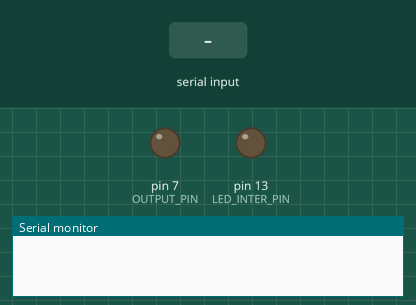
Bench run of a sketch on a simulated Arduino Uno, built with avr-gcc and run on an emulated ATmega328P. On the bench: output pins drawn as LEDs (lit = HIGH), the last lines printed to the serial monitor. Dashed ring = blinking. The test bench sets the inputs (shaded band).

Above: at 1.2 s.
1.3 s: "S" received over Serial
At 1.55 s:
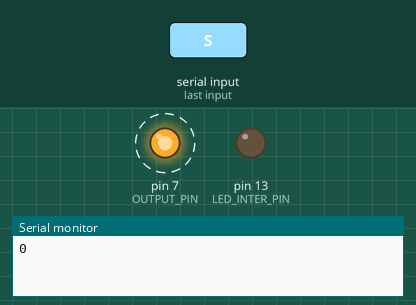
At 2.2 s:
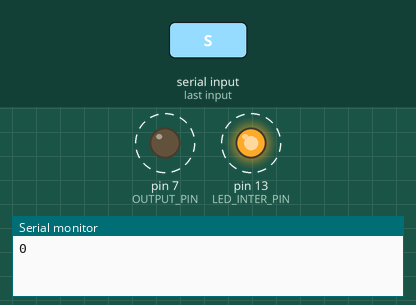
4.3 s: "E" received over Serial
At 5.6 s:
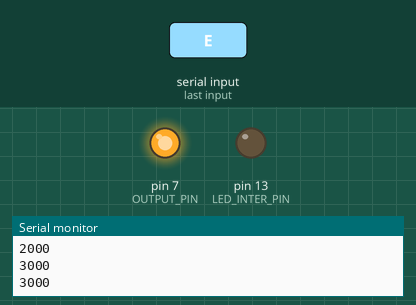
Timing chart, 0 to 7.3 s (numbered marks = the images above; inputs shaded):
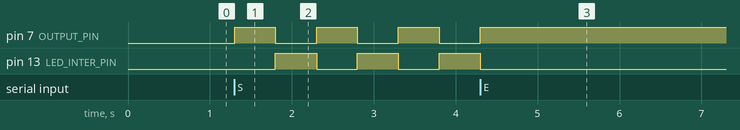

The sketch:

arduino_sync_with_RPi_v2.ino
```cpp
const int LED_INTER_PIN = 13; // LED indicator
const int OUTPUT_PIN = 7;  // output pin to NP DAQ
byte PREVIOUS_BUTTON_STATE = LOW;
const int PING_TIME = 499;  // length of square pulse, in ms

boolean experimentRunning = false;  // running check
boolean pingON = false;
unsigned long startMillis = 0;
unsigned long prevPingMillis = 0;


void setup() {
  pinMode(LED_INTER_PIN, OUTPUT);  // onboard LED, on in between pings
  pinMode(OUTPUT_PIN, OUTPUT);  // output to NP DAQ
  Serial.begin(9600); // Communicate with Raspberry Pi
}

void loop() {   // primarily time-keeping and serial communication here
  unsigned long currentMillis = millis();
  if (!experimentRunning && Serial.available() > 0) {   // start signal received
    char command = Serial.read();
    if (command == 'S') {   // 'S' for Start
      experimentRunning = true;
      startMillis = millis();   // Zero time reference
    }
  } else if (experimentRunning && Serial.available() > 0) {  // end signal received
    char command = Serial.read();
    if (command == 'E') {   // 'E' for End
      Serial.println(currentMillis - startMillis);  // output timestamp of sync ping
      experimentRunning = false;
    } else if (command == 'R') {  // 'R' for Read -- send timestamp to RPi as needed
      Serial.println(currentMillis - startMillis);
    }
  }

  if (experimentRunning) {
    if (currentMillis - prevPingMillis > PING_TIME) {
      check_ping();
    }
  }
}

void check_ping() {  // ping to DAQ
  if (!experimentRunning) {
    return;
  }
  unsigned long currentMillis = millis();

  if (currentMillis - prevPingMillis >= PING_TIME) {
    // save time of ping on / off
    prevPingMillis = currentMillis;
    if (!pingON) {  // ping start
      pingON = true;
      digitalWrite(LED_INTER_PIN, LOW);  // led off - inter-ping end
      // by default sends half-duty cycle (0.5s) ping out every delay time
      digitalWrite(OUTPUT_PIN, HIGH);    // send 1
      Serial.println(currentMillis - startMillis);
    } else if (pingON) {
      pingON = false;
      digitalWrite(OUTPUT_PIN, LOW);     // send 0
      digitalWrite(LED_INTER_PIN, HIGH); // led on - inter-ping start
    }
  }
}
```

Measured:
- after the input at 1.3 s, pin 7 (OUTPUT_PIN): alternates HIGH for 0.50 s and LOW for 0.50 s, starting at once; pin 13 (LED_INTER_PIN): alternates HIGH for 0.50 s and LOW for 0.50 s, starting after 0.50 s
- after the input at 4.3 s, pin 7 (OUTPUT_PIN): goes on until 4.3 s, then stays HIGH; pin 13 (LED_INTER_PIN): goes on until 4.3 s, then stays LOW
